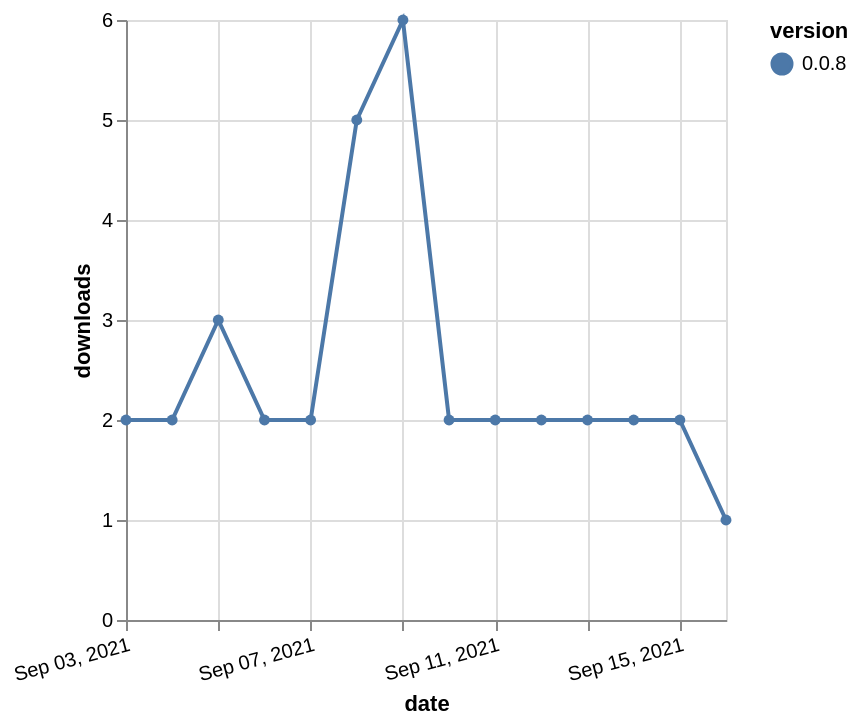

Express this chart as Vega-Lite.
### Vega-Lite specification from a JSON file in a GitHub repository (floating-point values rounded to 4 significant figures)
{"$schema": "https://vega.github.io/schema/vega-lite/v5.json", "description": "A simple bar chart with embedded data.", "data": {"values": [{"date": "2021-09-03", "total": 5128, "delta": 2, "version": "0.0.8"}, {"date": "2021-09-04", "total": 5130, "delta": 2, "version": "0.0.8"}, {"date": "2021-09-05", "total": 5133, "delta": 3, "version": "0.0.8"}, {"date": "2021-09-06", "total": 5135, "delta": 2, "version": "0.0.8"}, {"date": "2021-09-07", "total": 5137, "delta": 2, "version": "0.0.8"}, {"date": "2021-09-08", "total": 5142, "delta": 5, "version": "0.0.8"}, {"date": "2021-09-09", "total": 5148, "delta": 6, "version": "0.0.8"}, {"date": "2021-09-10", "total": 5150, "delta": 2, "version": "0.0.8"}, {"date": "2021-09-11", "total": 5152, "delta": 2, "version": "0.0.8"}, {"date": "2021-09-12", "total": 5154, "delta": 2, "version": "0.0.8"}, {"date": "2021-09-13", "total": 5156, "delta": 2, "version": "0.0.8"}, {"date": "2021-09-14", "total": 5158, "delta": 2, "version": "0.0.8"}, {"date": "2021-09-15", "total": 5160, "delta": 2, "version": "0.0.8"}, {"date": "2021-09-16", "total": 5161, "delta": 1, "version": "0.0.8"}]}, "width": "container", "mark": {"type": "line", "point": {"filled": true}}, "encoding": {"x": {"field": "date", "type": "temporal", "timeUnit": "yearmonthdate", "title": "date", "axis": {"labelAngle": -15}}, "y": {"field": "delta", "type": "quantitative", "title": "downloads"}, "color": {"field": "version", "type": "nominal"}, "tooltip": {"field": "delta"}}}
